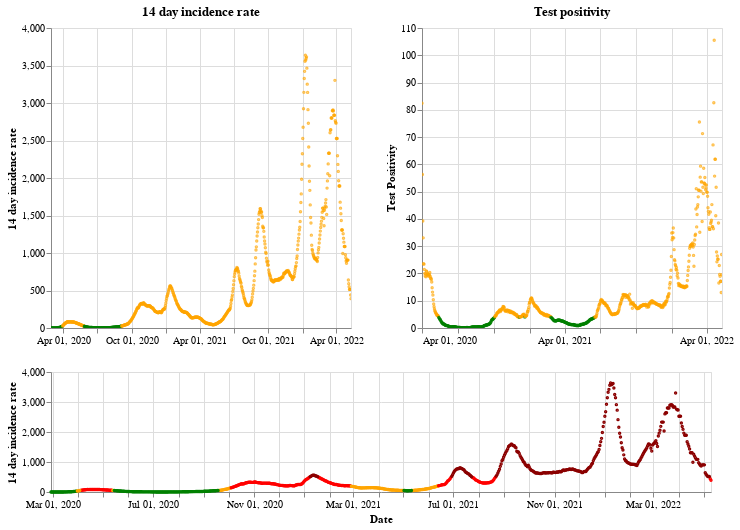

Notebook source saved alongside this figure:
### Markdown cell above
## Scotland

### Code cell
plot_traffic_light('Scotland')

### Figure 1 — Vega-Lite specification as saved in the notebook (floating-point values rounded to 4 significant figures; data arrays with more than 128 entries replaced by an {"elided": "..."} marker saying what was removed)
{"config": {"view": {"continuousWidth": 400, "continuousHeight": 300}}, "vconcat": [{"hconcat": [{"mark": {"type": "point", "size": 2}, "encoding": {"color": {"condition": {"value": "green", "test": "(datum.twoWeeklyCasesRate <= 25)"}, "value": "orange"}, "tooltip": [{"type": "nominal", "field": "areaName"}, {"type": "temporal", "field": "date"}, {"type": "quantitative", "field": "twoWeeklyCasesRate"}, {"type": "quantitative", "field": "testPositivity"}], "x": {"type": "temporal", "axis": {"title": ""}, "field": "date", "scale": {"domain": {"selection": "DateBrush"}}, "timeUnit": "yearmonthdate"}, "y": {"type": "quantitative", "axis": {"title": "14 day incidence rate"}, "field": "twoWeeklyCasesRate"}}, "title": "14 day incidence rate", "width": 300}, {"mark": {"type": "point", "size": 2}, "encoding": {"color": {"condition": {"value": "green", "test": "(datum.testPositivity <= 4)"}, "value": "orange"}, "tooltip": [{"type": "nominal", "field": "areaName"}, {"type": "temporal", "field": "date"}, {"type": "quantitative", "field": "twoWeeklyCasesRate"}, {"type": "quantitative", "field": "testPositivity"}], "x": {"type": "temporal", "axis": {"title": ""}, "field": "date", "scale": {"domain": {"selection": "DateBrush"}}, "timeUnit": "yearmonthdate"}, "y": {"type": "quantitative", "axis": {"title": "Test Positivity"}, "field": "testPositivity"}}, "title": "Test positivity", "width": 300}]}, {"layer": [{"mark": {"type": "point", "size": 2}, "encoding": {"color": {"condition": {"value": "orange", "test": "(((datum.testPositivity < 4) && (datum.twoWeeklyCasesRate >= 50)) && (datum.twoWeeklyCasesRate < 200))"}, "value": "red"}, "opacity": {"condition": {"value": 1, "test": "((datum.twoWeeklyCasesRate >= 50) && (datum.twoWeeklyCasesRate < 500))"}, "value": 0}, "tooltip": [{"type": "nominal", "field": "areaName"}, {"type": "temporal", "field": "date"}, {"type": "quantitative", "field": "twoWeeklyCasesRate"}, {"type": "quantitative", "field": "testPositivity"}], "x": {"type": "temporal", "axis": {"title": "Date"}, "field": "date", "timeUnit": "yearmonthdate"}, "y": {"type": "quantitative", "axis": {"title": "14 day incidence rate"}, "field": "twoWeeklyCasesRate"}}, "selection": {"DateBrush": {"type": "interval", "encodings": ["x"], "fields": ["Time"]}}}, {"mark": {"type": "point", "size": 2}, "encoding": {"color": {"value": "darkred"}, "opacity": {"condition": {"value": 1, "test": "(datum.twoWeeklyCasesRate >= 500)"}, "value": 0}, "tooltip": [{"type": "nominal", "field": "areaName"}, {"type": "temporal", "field": "date"}, {"type": "quantitative", "field": "twoWeeklyCasesRate"}, {"type": "quantitative", "field": "testPositivity"}], "x": {"type": "temporal", "axis": {"title": "Date"}, "field": "date", "timeUnit": "yearmonthdate"}, "y": {"type": "quantitative", "axis": {"title": "14 day incidence rate"}, "field": "twoWeeklyCasesRate"}}}, {"mark": {"type": "point", "size": 2}, "encoding": {"color": {"condition": {"value": "green", "test": "((datum.testPositivity < 4) && (datum.twoWeeklyCasesRate < 50))"}, "value": "orange"}, "opacity": {"condition": {"value": 1, "test": "(datum.twoWeeklyCasesRate < 50)"}, "value": 0}, "tooltip": [{"type": "nominal", "field": "areaName"}, {"type": "temporal", "field": "date"}, {"type": "quantitative", "field": "twoWeeklyCasesRate"}, {"type": "quantitative", "field": "testPositivity"}], "x": {"type": "temporal", "axis": {"title": "Date"}, "field": "date", "timeUnit": "yearmonthdate"}, "y": {"type": "quantitative", "axis": {"title": "14 day incidence rate"}, "field": "twoWeeklyCasesRate"}}}], "height": 120, "width": 660}], "data": {"name": "data-46a0615c11a41e0f57f1e3012cc86b93"}, "$schema": "https://vega.github.io/schema/vega-lite/v4.8.1.json", "datasets": {"data-46a0615c11a41e0f57f1e3012cc86b93": {"elided": "803 records"}}}
